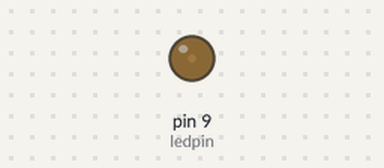
The sketch below on a simulated Arduino Uno, built with avr-gcc and run on an emulated ATmega328P. Shown: output pins drawn as LEDs (lit = HIGH).

Above: at 0.05 s.
At 0.25 s:
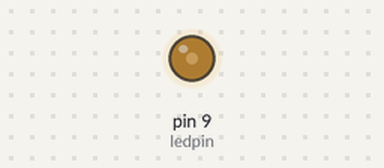
At 0.5 s:
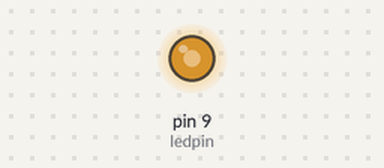
At 1.0 s:
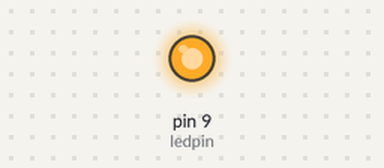
Timing chart, 0 to 3.0 s (numbered marks = the images above):
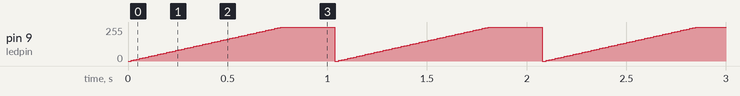

The sketch:

BlinkWithFade.ino
```cpp
int value = 0;                            // variável que guarda o valor atual
int ledpin = 9;                           // luz conectada ao pino digital 9

void setup()
{
  // nada a configurar-se
}

void loop()
{
  for(value = 0 ; value <= 255; value+=5) // aumentar brilho
  {
    analogWrite(ledpin, value);           // fornece valor entre 0 e 255
    delay(15);                            // aguarda 30 milissegundos para
                                          // permitir visualização
  }
  for(value = 255; value >=0; value-=5)   // diminuir brilho
  {
    analogWrite(ledpin, value);
    delay(5);
  }
}
```

Measured:
- by itself, pin 9 (ledpin): ramps from 0/255 to 255/255 and jumps back, once every 1.0 s
